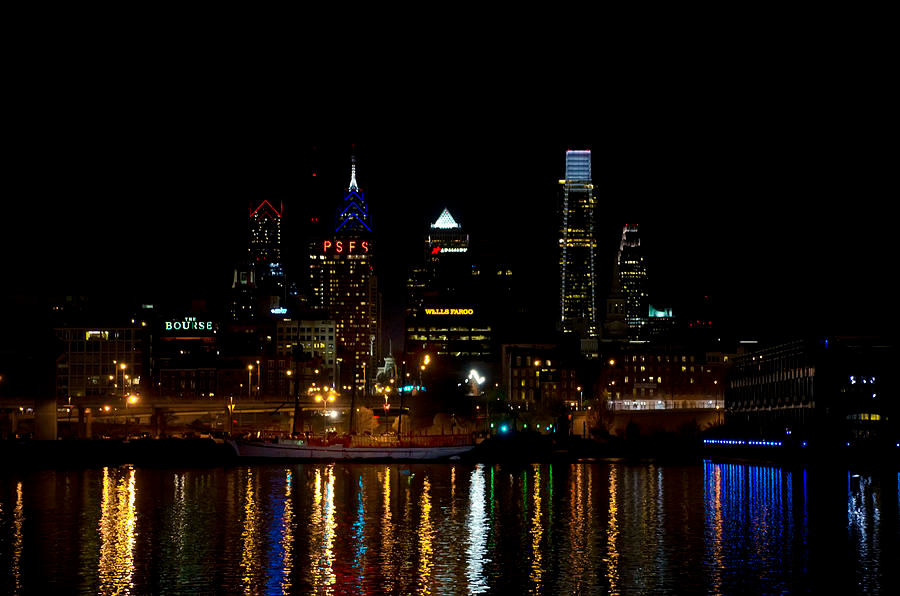
#> input picture Python/Image Processing & matplotlib/myImage.png, 900 x 596 px
$ python HW2Q3.py
#> lines starting #> are read from the running program, lines starting #| are printed output that depends on the picture; after the words box and inside, x2 and y2 are one past the last pixel; in counts of white or black regions, pixels touching at a corner belong together
# -*- coding: utf-8 -*-
"""
Created on Wed Oct 29 14:49:04 2025

@author: jorda
"""
import cv2
import numpy as np

image_original = cv2.imread("myImage.png")
#> image_original is the input picture: shape (596, 900, 3); mean B, G, R 7.7, 11.2, 16.8
img = image_original.copy()

noise_amount = .20/2 #20% noise amount = 10% salt 10% pepper

#add noise to img
for i in range(img.shape[0]):
    for k in range(img.shape[1]):
        random = np.random.rand()
        if random < noise_amount:
            img[i][k] = [255, 255, 255]
        elif random > 1 - noise_amount:
            img[i][k] = [0, 0, 0]
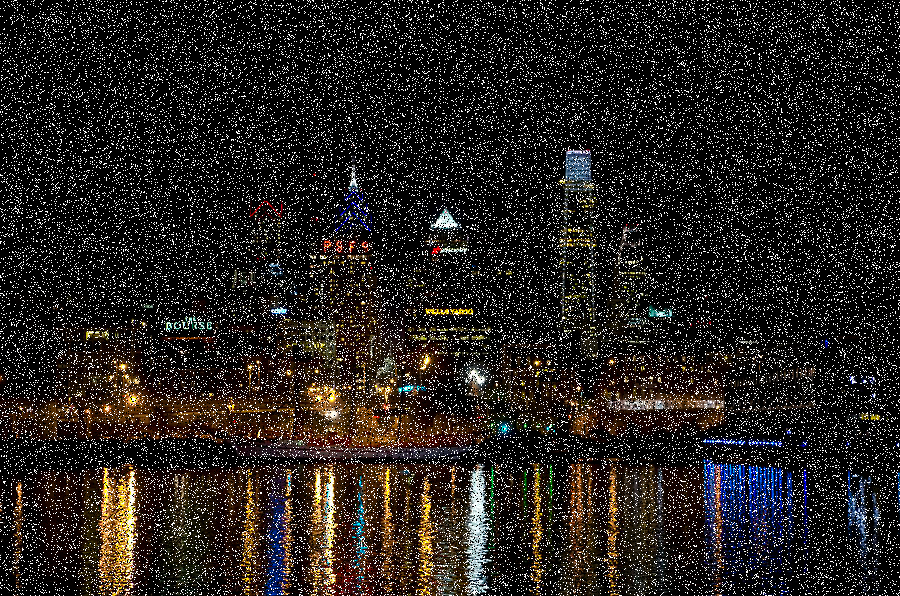
#> img: shape (596, 900, 3); 14.09% of pixels changed, all inside (x1, y1, x2, y2) = (0, 0, 900, 596)

box_filter_img = cv2.blur(img, (5,5))
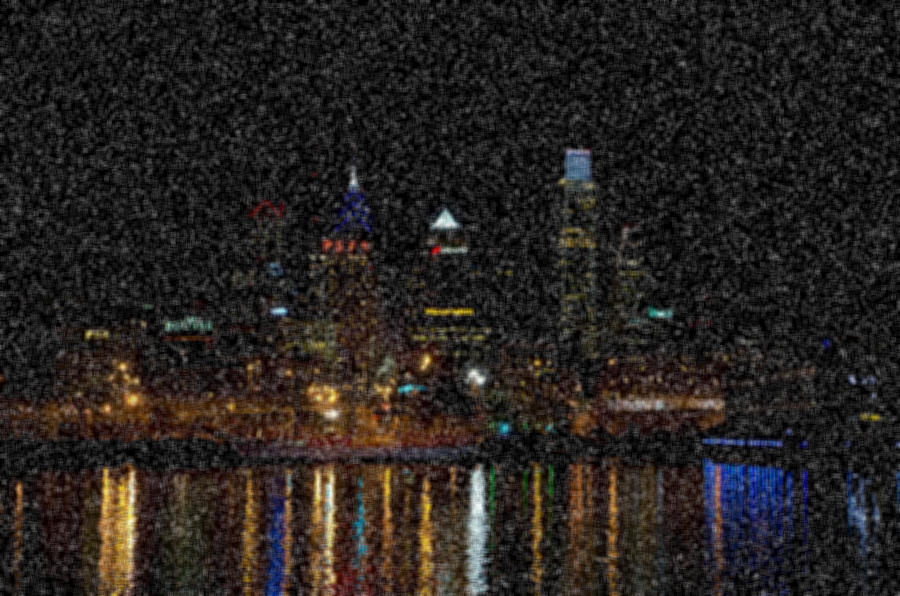
#> box_filter_img: shape (596, 900, 3); mean B, G, R 31.8, 34.6, 39.1
gauss_filter_img = cv2.GaussianBlur(img, (5,5), sigmaX = 0)
median_filter_img = cv2.medianBlur(img, 3)
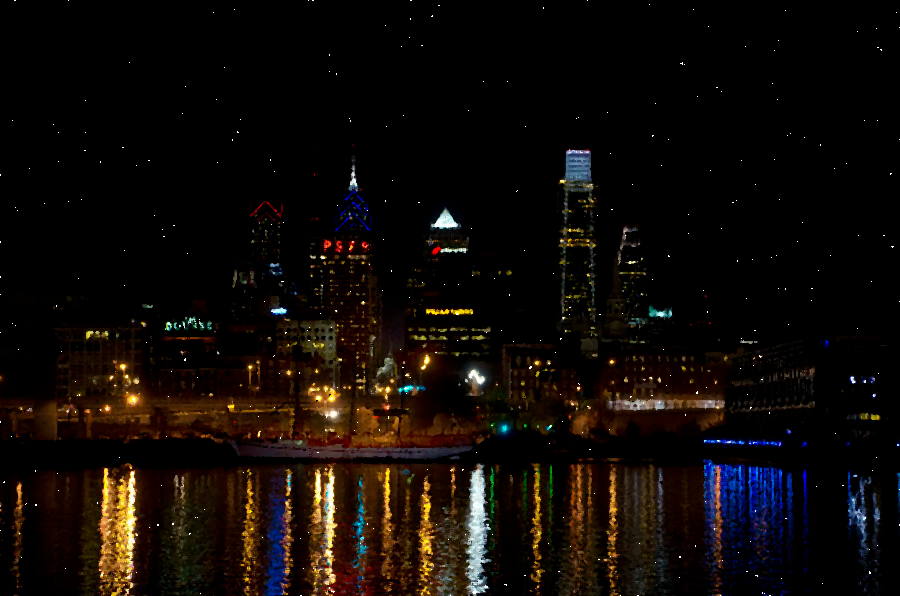
#> median_filter_img: shape (596, 900, 3); mean B, G, R 6.8, 10.4, 16.2

img_noise = cv2.hconcat([image_original,img])
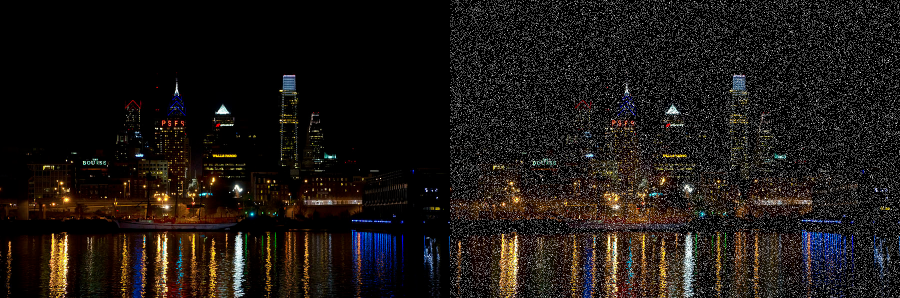
#> img_noise: shape (596, 1800, 3) (shown at 1/2 size); mean B, G, R 19.8, 22.9, 27.9
cv2.imshow('Before and After Noise', img_noise)
img_filter = cv2.hconcat([box_filter_img, gauss_filter_img])
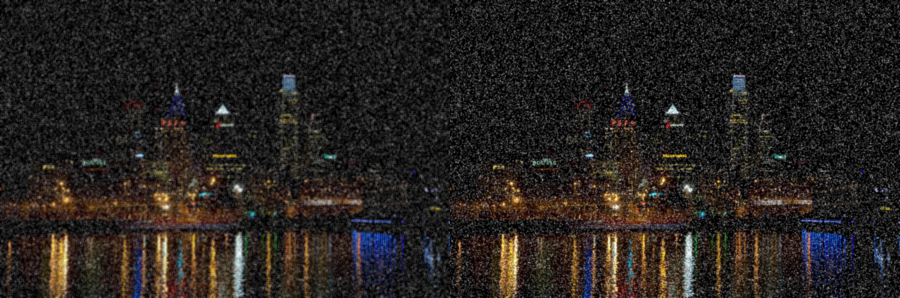
#> img_filter: shape (596, 1800, 3) (shown at 1/2 size); mean B, G, R 31.8, 34.6, 39.1
cv2.imshow('Filters, in order: Box, Gaussian', img_filter)
cv2.imshow('Median Filter', median_filter_img)

cv2.waitKey(0)
cv2.destroyAllWindows()
cv2.waitKey(1)
